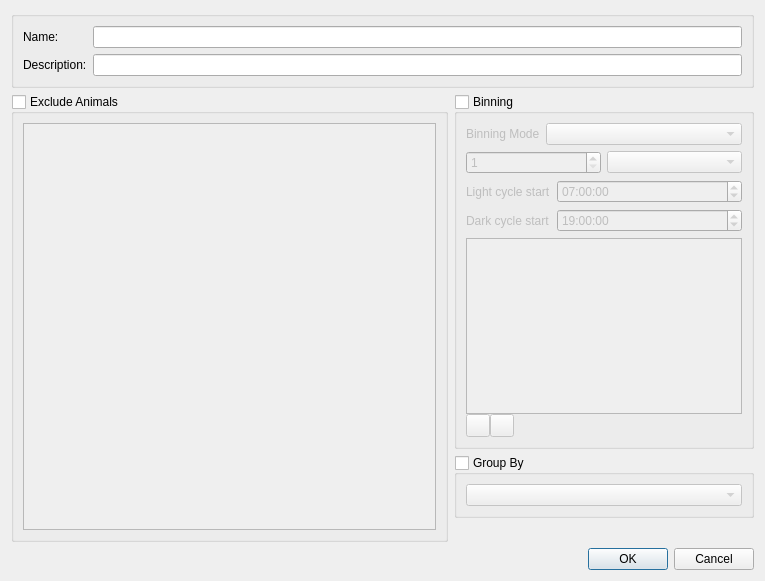
<?xml version="1.0" encoding="UTF-8"?>
<ui version="4.0">
 <author>Anton Rau</author>
 <class>TableProcessorDialog</class>
 <widget class="QDialog" name="TableProcessorDialog">
  <property name="geometry">
   <rect>
    <x>0</x>
    <y>0</y>
    <width>765</width>
    <height>581</height>
   </rect>
  </property>
  <property name="windowTitle">
   <string>Add Derived Table</string>
  </property>
  <layout class="QVBoxLayout" name="verticalLayout">
   <item>
    <widget class="QGroupBox" name="groupBoxVariable">
     <layout class="QFormLayout" name="formLayout">
      <item row="0" column="0">
       <widget class="QLabel" name="nameLabel">
        <property name="text">
         <string>Name:</string>
        </property>
       </widget>
      </item>
      <item row="0" column="1">
       <widget class="QLineEdit" name="nameLineEdit"/>
      </item>
      <item row="1" column="0">
       <widget class="QLabel" name="descriptionLabel">
        <property name="text">
         <string>Description:</string>
        </property>
       </widget>
      </item>
      <item row="1" column="1">
       <widget class="QLineEdit" name="descriptionLineEdit"/>
      </item>
     </layout>
    </widget>
   </item>
   <item>
    <widget class="QWidget" name="widgetLayoutH" native="true">
     <layout class="QHBoxLayout" name="horizontalLayout">
      <property name="leftMargin">
       <number>0</number>
      </property>
      <property name="topMargin">
       <number>0</number>
      </property>
      <property name="rightMargin">
       <number>0</number>
      </property>
      <property name="bottomMargin">
       <number>0</number>
      </property>
      <item>
       <widget class="QGroupBox" name="groupBoxAnimals">
        <property name="title">
         <string>Exclude Animals</string>
        </property>
        <property name="checkable">
         <bool>true</bool>
        </property>
        <property name="checked">
         <bool>false</bool>
        </property>
        <layout class="QVBoxLayout" name="verticalLayout_2">
         <item>
          <widget class="QTableWidget" name="tableWidgetAnimals">
           <property name="editTriggers">
            <set>QAbstractItemView::EditTrigger::NoEditTriggers</set>
           </property>
           <property name="selectionMode">
            <enum>QAbstractItemView::SelectionMode::MultiSelection</enum>
           </property>
           <property name="selectionBehavior">
            <enum>QAbstractItemView::SelectionBehavior::SelectRows</enum>
           </property>
           <property name="verticalScrollMode">
            <enum>QAbstractItemView::ScrollMode::ScrollPerPixel</enum>
           </property>
           <property name="horizontalScrollMode">
            <enum>QAbstractItemView::ScrollMode::ScrollPerPixel</enum>
           </property>
           <property name="sortingEnabled">
            <bool>true</bool>
           </property>
           <attribute name="verticalHeaderVisible">
            <bool>false</bool>
           </attribute>
           <attribute name="verticalHeaderMinimumSectionSize">
            <number>20</number>
           </attribute>
           <attribute name="verticalHeaderDefaultSectionSize">
            <number>20</number>
           </attribute>
          </widget>
         </item>
        </layout>
       </widget>
      </item>
      <item>
       <widget class="QWidget" name="widgetLayoutV" native="true">
        <property name="maximumSize">
         <size>
          <width>300</width>
          <height>16777215</height>
         </size>
        </property>
        <layout class="QVBoxLayout" name="verticalLayout_3">
         <property name="leftMargin">
          <number>0</number>
         </property>
         <property name="topMargin">
          <number>0</number>
         </property>
         <property name="rightMargin">
          <number>0</number>
         </property>
         <property name="bottomMargin">
          <number>0</number>
         </property>
         <item>
          <widget class="QGroupBox" name="groupBoxBinning">
           <property name="title">
            <string>Binning</string>
           </property>
           <property name="checkable">
            <bool>true</bool>
           </property>
           <property name="checked">
            <bool>false</bool>
           </property>
           <layout class="QVBoxLayout" name="verticalLayout_5">
            <item>
             <widget class="QWidget" name="widgetBinning" native="true">
              <layout class="QFormLayout" name="formLayout_2">
               <property name="leftMargin">
                <number>0</number>
               </property>
               <property name="topMargin">
                <number>0</number>
               </property>
               <property name="rightMargin">
                <number>0</number>
               </property>
               <property name="bottomMargin">
                <number>0</number>
               </property>
               <item row="0" column="0">
                <widget class="QLabel" name="binningModeLabel">
                 <property name="text">
                  <string>Binning Mode</string>
                 </property>
                </widget>
               </item>
               <item row="0" column="1">
                <widget class="QComboBox" name="binningModeComboBox"/>
               </item>
              </layout>
             </widget>
            </item>
            <item>
             <widget class="QWidget" name="widgetIntervals" native="true">
              <layout class="QHBoxLayout" name="horizontalLayout_3">
               <property name="leftMargin">
                <number>0</number>
               </property>
               <property name="topMargin">
                <number>0</number>
               </property>
               <property name="rightMargin">
                <number>0</number>
               </property>
               <property name="bottomMargin">
                <number>0</number>
               </property>
               <item>
                <widget class="QSpinBox" name="deltaSpinBox">
                 <property name="minimum">
                  <number>1</number>
                 </property>
                 <property name="maximum">
                  <number>1000</number>
                 </property>
                </widget>
               </item>
               <item>
                <widget class="QComboBox" name="unitComboBox"/>
               </item>
              </layout>
             </widget>
            </item>
            <item>
             <widget class="QWidget" name="widgetCycles" native="true">
              <layout class="QFormLayout" name="formLayout_4">
               <property name="leftMargin">
                <number>0</number>
               </property>
               <property name="topMargin">
                <number>0</number>
               </property>
               <property name="rightMargin">
                <number>0</number>
               </property>
               <property name="bottomMargin">
                <number>0</number>
               </property>
               <item row="0" column="0">
                <widget class="QLabel" name="labelLightCycleStart">
                 <property name="text">
                  <string>Light cycle start</string>
                 </property>
                </widget>
               </item>
               <item row="0" column="1">
                <widget class="QTimeEdit" name="timeEditLightCycleStart">
                 <property name="time">
                  <time>
                   <hour>7</hour>
                   <minute>0</minute>
                   <second>0</second>
                  </time>
                 </property>
                </widget>
               </item>
               <item row="1" column="0">
                <widget class="QLabel" name="labelDarkCycleStart">
                 <property name="text">
                  <string>Dark cycle start</string>
                 </property>
                </widget>
               </item>
               <item row="1" column="1">
                <widget class="QTimeEdit" name="timeEditDarkCycleStart">
                 <property name="time">
                  <time>
                   <hour>19</hour>
                   <minute>0</minute>
                   <second>0</second>
                  </time>
                 </property>
                </widget>
               </item>
              </layout>
             </widget>
            </item>
            <item>
             <widget class="QWidget" name="widgetPhases" native="true">
              <layout class="QVBoxLayout" name="verticalLayout_4">
               <property name="spacing">
                <number>0</number>
               </property>
               <property name="leftMargin">
                <number>0</number>
               </property>
               <property name="topMargin">
                <number>0</number>
               </property>
               <property name="rightMargin">
                <number>0</number>
               </property>
               <property name="bottomMargin">
                <number>0</number>
               </property>
               <item>
                <widget class="QTableView" name="tableViewTimePhases">
                 <property name="selectionMode">
                  <enum>QAbstractItemView::SelectionMode::SingleSelection</enum>
                 </property>
                 <attribute name="verticalHeaderMinimumSectionSize">
                  <number>20</number>
                 </attribute>
                 <attribute name="verticalHeaderDefaultSectionSize">
                  <number>20</number>
                 </attribute>
                </widget>
               </item>
               <item>
                <layout class="QHBoxLayout" name="horizontalLayout_2">
                 <item>
                  <widget class="QToolButton" name="toolButtonAddPhase">
                   <property name="toolTip">
                    <string>Add time phase</string>
                   </property>
                   <property name="icon">
                    <iconset resource="../../../../resources/resources.qrc">
                     <normaloff>:/icons/icons8-add-16.png</normaloff>:/icons/icons8-add-16.png</iconset>
                   </property>
                  </widget>
                 </item>
                 <item>
                  <widget class="QToolButton" name="toolButtonDeletePhase">
                   <property name="toolTip">
                    <string>Delete selected time phase</string>
                   </property>
                   <property name="icon">
                    <iconset resource="../../../../resources/resources.qrc">
                     <normaloff>:/icons/icons8-minus-16.png</normaloff>:/icons/icons8-minus-16.png</iconset>
                   </property>
                  </widget>
                 </item>
                 <item>
                  <spacer name="horizontalSpacer">
                   <property name="orientation">
                    <enum>Qt::Orientation::Horizontal</enum>
                   </property>
                   <property name="sizeHint" stdset="0">
                    <size>
                     <width>40</width>
                     <height>20</height>
                    </size>
                   </property>
                  </spacer>
                 </item>
                </layout>
               </item>
              </layout>
             </widget>
            </item>
           </layout>
          </widget>
         </item>
         <item>
          <widget class="QGroupBox" name="groupBoxGrouping">
           <property name="title">
            <string>Group By</string>
           </property>
           <property name="checkable">
            <bool>true</bool>
           </property>
           <property name="checked">
            <bool>false</bool>
           </property>
           <layout class="QVBoxLayout" name="verticalLayout_6">
            <item>
             <widget class="QComboBox" name="comboBoxGrouping"/>
            </item>
           </layout>
          </widget>
         </item>
         <item>
          <spacer name="verticalSpacer">
           <property name="orientation">
            <enum>Qt::Orientation::Vertical</enum>
           </property>
           <property name="sizeHint" stdset="0">
            <size>
             <width>20</width>
             <height>40</height>
            </size>
           </property>
          </spacer>
         </item>
        </layout>
       </widget>
      </item>
     </layout>
    </widget>
   </item>
   <item>
    <widget class="QDialogButtonBox" name="buttonBox">
     <property name="orientation">
      <enum>Qt::Orientation::Horizontal</enum>
     </property>
     <property name="standardButtons">
      <set>QDialogButtonBox::StandardButton::Cancel|QDialogButtonBox::StandardButton::Ok</set>
     </property>
    </widget>
   </item>
  </layout>
 </widget>
 <resources>
  <include location="../../../../resources/resources.qrc"/>
 </resources>
 <connections>
  <connection>
   <sender>buttonBox</sender>
   <signal>accepted()</signal>
   <receiver>TableProcessorDialog</receiver>
   <slot>accept()</slot>
   <hints>
    <hint type="sourcelabel">
     <x>248</x>
     <y>254</y>
    </hint>
    <hint type="destinationlabel">
     <x>157</x>
     <y>274</y>
    </hint>
   </hints>
  </connection>
  <connection>
   <sender>buttonBox</sender>
   <signal>rejected()</signal>
   <receiver>TableProcessorDialog</receiver>
   <slot>reject()</slot>
   <hints>
    <hint type="sourcelabel">
     <x>316</x>
     <y>260</y>
    </hint>
    <hint type="destinationlabel">
     <x>286</x>
     <y>274</y>
    </hint>
   </hints>
  </connection>
 </connections>
</ui>
